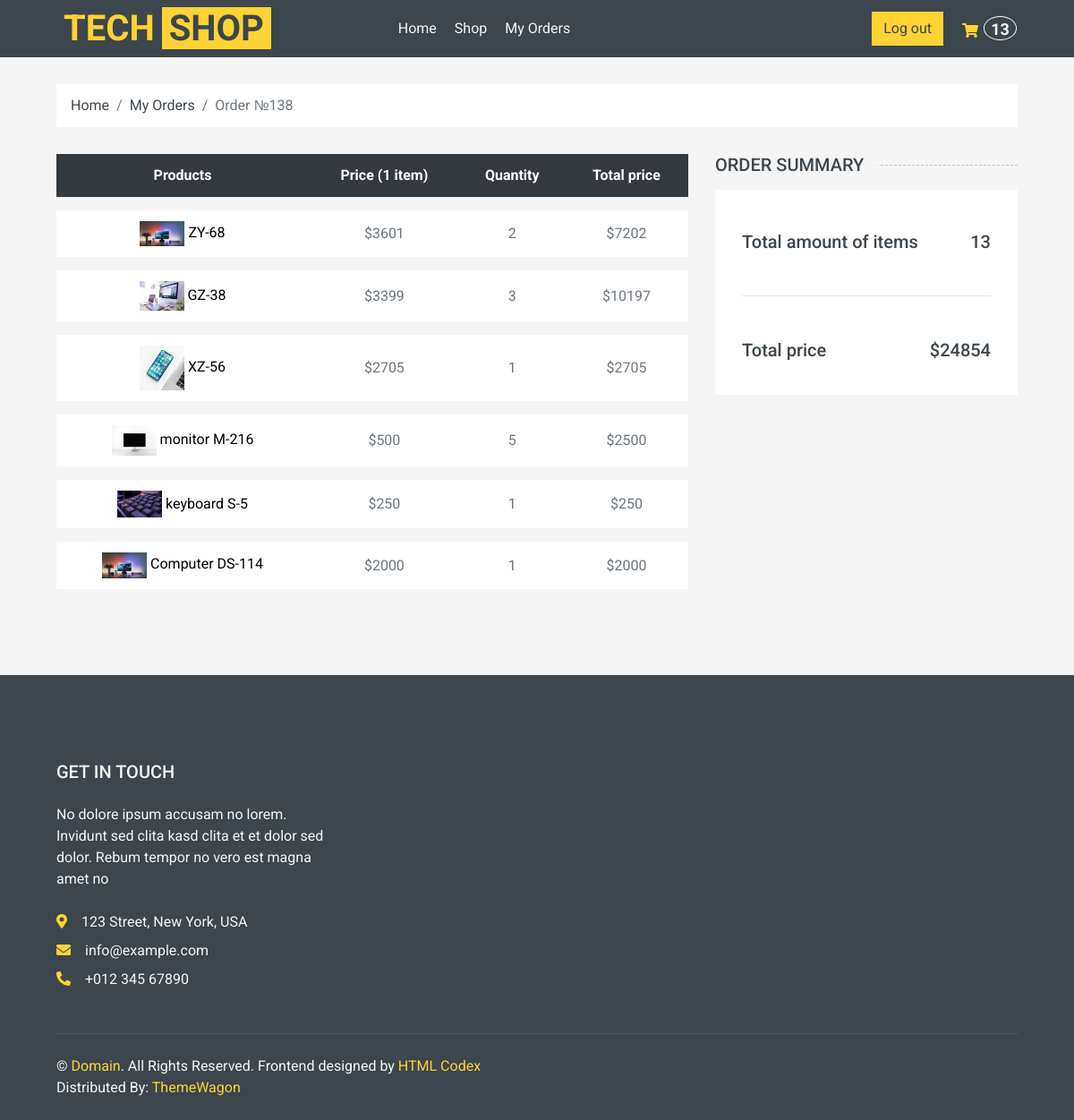
The app's page /order_detail/138 (signed in), older data.
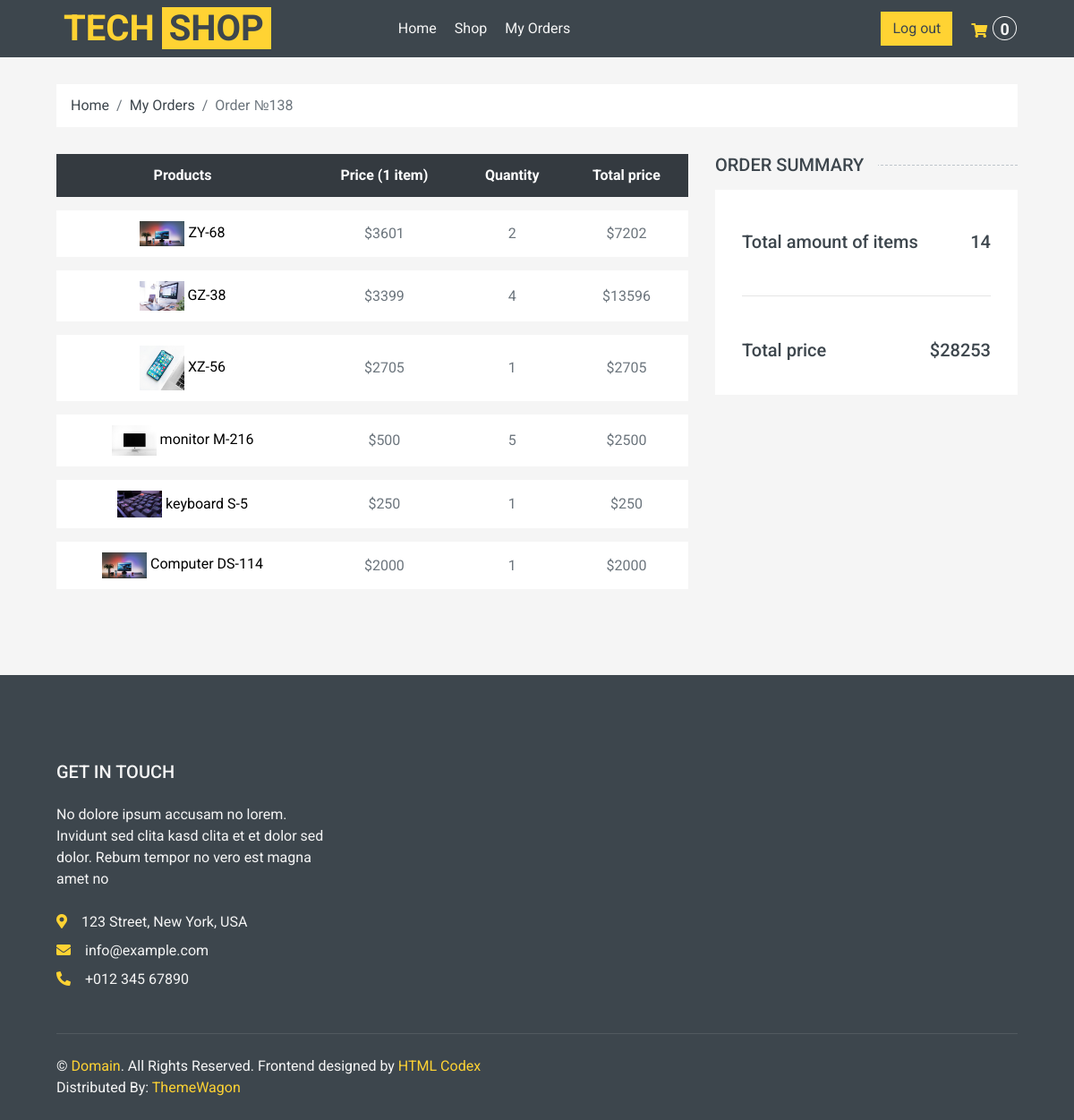
The same page, newer data.
### shop/models.py (models this page shows, shortened)
class OrderItem(models.Model):
    order = models.ForeignKey("Order", on_delete=models.CASCADE)
    product = models.ForeignKey(
        "Product", null=True, blank=True, on_delete=models.CASCADE
    )
    quantity = models.IntegerField(null=True, blank=True, default=0)
    date_added = models.DateTimeField(auto_now=True, null=True, blank=True)
    @property
    def total_item_price(self):
        if self.product is None:
            return 0
        return (self.product.price or 0) * (self.quantity or 0)

class Product(models.Model):
    CATEGORY = (
        ("Tech", "Tech"),
        ("New", "New"),
        ("Popular", "Popular"),
    )
    default_description = """
    Eos no lorem eirmod diam diam, eos elitr et gubergren diam sea. Consetetur vero aliquyam invidunt duo dolores et duo sit. Vero diam ea vero et dolore rebum, dolor rebum eirmod consetetur invidunt sed sed et, lorem duo et eos elitr, sadipscing kasd ipsum rebum diam. Dolore diam stet rebum sed tempor kasd eirmod. Takimata kasd ipsum accusam sadipscing, eos dolores sit no ut diam consetetur duo justo est, sit sanctus diam tempor aliquyam eirmod nonumy rebum dolor accusam, ipsum kasd eos consetetur at sit rebum, diam kasd invidunt tempor lorem, ipsum lorem elitr sanctus eirmod takimata dolor ea invidunt.

    Dolore magna est eirmod sanctus dolor, amet diam et eirmod et ipsum. Amet dolore tempor consetetur sed lorem dolor sit lorem tempor. Gubergren amet amet labore sadipscing clita clita diam clita. Sea amet et sed ipsum lorem elitr et, amet et labore voluptua sit rebum. Ea erat sed et diam takimata sed justo. Magna takimata justo et amet magna et.
    """
    name = models.CharField(verbose_name="название продукта", max_length=100)
    price = models.IntegerField(null=True, blank=True)
    description = models.TextField(default=default_description, blank=True)
    rating = models.IntegerField(null=True, blank=True)
    pic = models.ImageField(
        upload_to="shop/%Y/%m", null=True, blank=True, default="default_picture.png"
    )
    added_at = models.DateTimeField(
        verbose_name="Data of appearance", auto_now_add=True, null=True
    )
    category = models.CharField(max_length=100, choices=CATEGORY)
    slug = models.SlugField(blank=True, null=True, unique=True)

class Order(models.Model):
    STATUS = (
        ("Pending", "Pending"),
        ("Ready", "Ready"),
        ("Delivered", "Delivered"),
        ("Cart", "Cart"),
    )
    date_created = models.DateTimeField(null=True)
    products = models.ManyToManyField("Product")
    customer = models.ForeignKey(User, blank=True, null=True, on_delete=models.SET_NULL)
    status = models.CharField(choices=STATUS, default="Pending", max_length=255)
    date_added = models.DateTimeField(auto_now_add=True, null=True)
    session_key = models.CharField(max_length=36, default="")
    pickup_name = models.CharField(max_length=200, null=True, blank=True)
    pickup_phone = models.CharField(max_length=50, null=True, blank=True)
    pickup_lng = models.FloatField(null=True, blank=True)
    pickup_lat = models.FloatField(null=True, blank=True)
    customer_name = models.CharField(max_length=150, null=True, blank=True)
    customer_phone = models.CharField(max_length=20, null=True, blank=True)
    customer_email = models.EmailField(null=True, blank=True)
    @property
    def total_order_price(self):
        return sum(
            item.total_item_price
            for item in self.orderitem_set.select_related("product").all()
        )
    @property
    def order_total_quantity(self):
        return sum(item.quantity or 0 for item in self.orderitem_set.all())

### shop/views.py (the view)
# urls.py: path("order_detail/<int:order_id>", order_detail, name="order_detail"),
@login_required(login_url="/login_view")
def order_detail(request, order_id):
    order = get_object_or_404(Order, pk=order_id, customer=request.user)
    order_items = OrderItem.objects.filter(order=order).select_related("product")
    ctx = {
        "order": order,
        "order_items": order_items,
    }
    return render(request, "orders/order_detail.html", ctx)

### shop/context_processors.py (called while the page is built)
def get_cart_total(request):
    cart = get_cart(request, create=False)
    return {"crt_total_quantity": cart.order_total_quantity if cart else 0}

### shop/utils.py (called while the page is built)
def get_cart(request, *, create=True):
    if request.user.is_authenticated:
        cart_query = Order.objects.filter(customer=request.user, status="Cart")
    else:
        return get_visitor_cart(request, create=create)
    cart = cart_query.order_by("pk").first()
    if cart is None and create:
        cart = Order.objects.create(customer=request.user, status="Cart")
    return cart

### templates/orders/order_detail.html (shortened to what this page needs)
{%extends "main.html"%}
{%load static%}
{% block extra_head %}
<link rel="stylesheet" href="{% static 'maplibre/maplibre-gl.css' %}" />
{% endblock %}
{%block cart%}
    <div class="container-fluid">
        <div class="row px-xl-5">
            <div class="col-12">
                <nav class="breadcrumb bg-light mb-30">
                    <a class="breadcrumb-item text-dark" href="{%url 'index'%}">Home</a>
                    <a class="breadcrumb-item text-dark" href="{%url 'my_orders'%}">My Orders</a>
                    <span class="breadcrumb-item active">Order №{{order.id}}</span>
                </nav>
            </div>
        </div>
    </div>
    <div class="container-fluid">
        <div class="row px-xl-5">
            <div class="col-lg-8 table-responsive mb-5">
                <table class="table table-light table-borderless table-hover text-center mb-0">
                    <thead class="thead-dark">
                        <tr>
                            <th>Products</th>
                            <th>Price (1 item)</th>
                            <th>Quantity</th>
                            <th>Total price</th>
                        </tr>
                    </thead>
                    <tbody class="align-middle">
                        {% for item in order_items%}
                        <tr data-product_id_item ={{item.product.id}} >
                            <td class="align-middle">
                              <img src="{{item.product.pic.url}}" alt="" style="width: 50px;">
                               <a href="{%url 'detail' item.product.slug %}" style = "color:black;">{{item.product.name}}</a>
                            </td>
                            <td class="align-middle">${{item.product.price}} </td>
                            <td class="align-middle" data-product_id_price ={{item.product.id}} >{{item.quantity}}</td>
                            <td class="align-middle" data-product_id_price ={{item.product.id}} >${{item.total_item_price}}</td>
                        </tr>
                        {% endfor %}
                    </tbody>
                </table>
            </div>
            <div class="col-lg-4">
                <h5 class="section-title position-relative text-uppercase mb-3"><span class="bg-secondary pr-3">Order Summary</span></h5>
                <div class="bg-light p-30 mb-5">
                    <div class="pt-2">
                        <div class="d-flex justify-content-between mt-2">
                            <h5>Total amount of items</h5>
                            <h5 class = "crt_total_price">{{order.order_total_quantity}}</h5>
                        </div>
                        <br>
                        <hr>
                        <br>
                        <div class="d-flex justify-content-between mt-2">
                            <h5>Total price</h5>
                            <h5 class = "crt_total_price">${{order.total_order_price}}</h5>
                        </div>
                    </div>
                </div>
            </div>
        </div>
    </div>
{%endblock%}

Row changes from the older to the newer data that the page shows:
changed Order id 138: order_total_quantity "13" → "14"; total_order_price "24854" → "28253"
changed OrderItem "GZ-38": quantity "3" → "4"; total_item_price "10197" → "13596"
Text that changed along with them:
{{ crt_total_quantity }}: "13" → "0"
